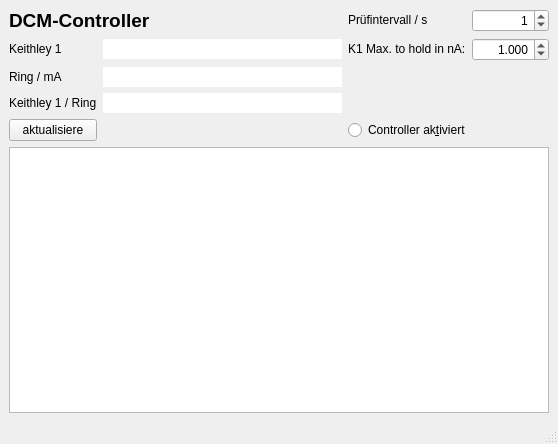
<?xml version="1.0" encoding="UTF-8"?>
<ui version="4.0">
 <class>mainWindowController</class>
 <widget class="QMainWindow" name="mainWindowController">
  <property name="geometry">
   <rect>
    <x>0</x>
    <y>0</y>
    <width>558</width>
    <height>444</height>
   </rect>
  </property>
  <property name="windowTitle">
   <string>DCM-Controller</string>
  </property>
  <widget class="QWidget" name="centralwidget">
   <layout class="QGridLayout" name="gridLayout">
    <item row="0" column="0" colspan="2">
     <widget class="QLabel" name="label">
      <property name="font">
       <font>
        <pointsize>14</pointsize>
        <weight>75</weight>
        <bold>true</bold>
       </font>
      </property>
      <property name="text">
       <string>DCM-Controller</string>
      </property>
     </widget>
    </item>
    <item row="0" column="2">
     <widget class="QLabel" name="label_11">
      <property name="sizePolicy">
       <sizepolicy hsizetype="Preferred" vsizetype="Fixed">
        <horstretch>0</horstretch>
        <verstretch>0</verstretch>
       </sizepolicy>
      </property>
      <property name="text">
       <string>Prüfintervall / s</string>
      </property>
     </widget>
    </item>
    <item row="0" column="3">
     <widget class="QSpinBox" name="t_pruef">
      <property name="enabled">
       <bool>true</bool>
      </property>
      <property name="sizePolicy">
       <sizepolicy hsizetype="Preferred" vsizetype="Preferred">
        <horstretch>0</horstretch>
        <verstretch>0</verstretch>
       </sizepolicy>
      </property>
      <property name="autoFillBackground">
       <bool>false</bool>
      </property>
      <property name="alignment">
       <set>Qt::AlignRight|Qt::AlignTrailing|Qt::AlignVCenter</set>
      </property>
      <property name="value">
       <number>1</number>
      </property>
     </widget>
    </item>
    <item row="1" column="0">
     <widget class="QLabel" name="label_15">
      <property name="sizePolicy">
       <sizepolicy hsizetype="Preferred" vsizetype="Fixed">
        <horstretch>0</horstretch>
        <verstretch>0</verstretch>
       </sizepolicy>
      </property>
      <property name="text">
       <string>Keithley 1</string>
      </property>
     </widget>
    </item>
    <item row="1" column="1">
     <widget class="QLineEdit" name="k1_actual">
      <property name="frame">
       <bool>false</bool>
      </property>
      <property name="readOnly">
       <bool>true</bool>
      </property>
     </widget>
    </item>
    <item row="1" column="2">
     <widget class="QLabel" name="label_16">
      <property name="sizePolicy">
       <sizepolicy hsizetype="Preferred" vsizetype="Fixed">
        <horstretch>0</horstretch>
        <verstretch>0</verstretch>
       </sizepolicy>
      </property>
      <property name="text">
       <string>K1 Max. to hold in nA:</string>
      </property>
     </widget>
    </item>
    <item row="1" column="3">
     <widget class="QDoubleSpinBox" name="k1_hold">
      <property name="enabled">
       <bool>true</bool>
      </property>
      <property name="locale">
       <locale language="English" country="UnitedStates"/>
      </property>
      <property name="alignment">
       <set>Qt::AlignRight|Qt::AlignTrailing|Qt::AlignVCenter</set>
      </property>
      <property name="decimals">
       <number>3</number>
      </property>
      <property name="minimum">
       <double>0.001000000000000</double>
      </property>
      <property name="maximum">
       <double>9999.000000000000000</double>
      </property>
      <property name="singleStep">
       <double>1.000000000000000</double>
      </property>
      <property name="value">
       <double>1.000000000000000</double>
      </property>
     </widget>
    </item>
    <item row="2" column="0">
     <widget class="QLabel" name="label_57">
      <property name="sizePolicy">
       <sizepolicy hsizetype="Fixed" vsizetype="Preferred">
        <horstretch>0</horstretch>
        <verstretch>0</verstretch>
       </sizepolicy>
      </property>
      <property name="text">
       <string>Ring / mA</string>
      </property>
     </widget>
    </item>
    <item row="2" column="1">
     <widget class="QLineEdit" name="ring">
      <property name="frame">
       <bool>false</bool>
      </property>
      <property name="readOnly">
       <bool>true</bool>
      </property>
     </widget>
    </item>
    <item row="3" column="0">
     <widget class="QLabel" name="label_59">
      <property name="sizePolicy">
       <sizepolicy hsizetype="Fixed" vsizetype="Preferred">
        <horstretch>0</horstretch>
        <verstretch>0</verstretch>
       </sizepolicy>
      </property>
      <property name="text">
       <string>Keithley 1 / Ring</string>
      </property>
     </widget>
    </item>
    <item row="3" column="1">
     <widget class="QLineEdit" name="normSignal">
      <property name="frame">
       <bool>false</bool>
      </property>
      <property name="readOnly">
       <bool>true</bool>
      </property>
     </widget>
    </item>
    <item row="4" column="0">
     <widget class="QPushButton" name="getValues">
      <property name="text">
       <string>aktualisiere</string>
      </property>
     </widget>
    </item>
    <item row="4" column="2" colspan="2">
     <widget class="QRadioButton" name="control_activate">
      <property name="text">
       <string>Controller ak&amp;tiviert</string>
      </property>
     </widget>
    </item>
    <item row="5" column="0" colspan="4">
     <widget class="PlotWidget" name="Graph">
      <property name="sizePolicy">
       <sizepolicy hsizetype="Expanding" vsizetype="Expanding">
        <horstretch>0</horstretch>
        <verstretch>0</verstretch>
       </sizepolicy>
      </property>
     </widget>
    </item>
   </layout>
  </widget>
  <widget class="QMenuBar" name="menubar">
   <property name="geometry">
    <rect>
     <x>0</x>
     <y>0</y>
     <width>558</width>
     <height>30</height>
    </rect>
   </property>
  </widget>
  <widget class="QStatusBar" name="statusbar"/>
 </widget>
 <customwidgets>
  <customwidget>
   <class>PlotWidget</class>
   <extends>QGraphicsView</extends>
   <header>pyqtgraph</header>
  </customwidget>
 </customwidgets>
 <resources/>
 <connections/>
</ui>
